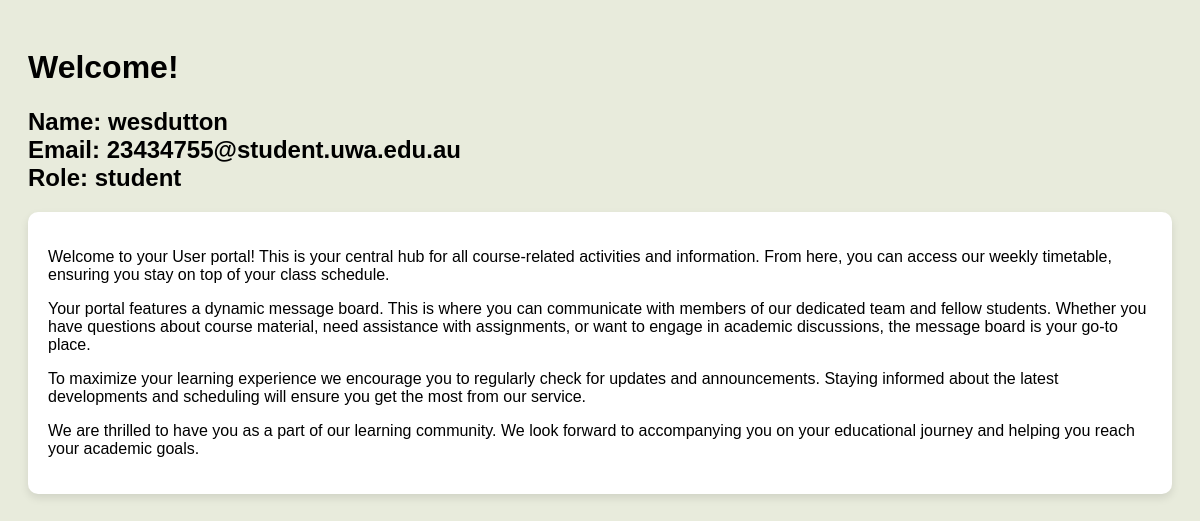
Page /profile (signed in) on the committed database.
### src/models.py (models this page shows)
class User(db.Model, UserMixin):
    id = db.Column(db.Integer, primary_key=True)
    username = db.Column(db.String(20), unique=True, nullable=False)
    password = db.Column(db.String(60), nullable=False)
    email = db.Column(db.String(120), unique=True, nullable=True)
    role = db.Column(db.String(20), nullable=False)
    email_verified = db.Column(db.Boolean, nullable=False, default=False)

### src/routes.py (the view)
@main.route('/profile')
@login_required
def profile():
    return render_template('profile.html', user=current_user)

### src/__init__.py (called while the page is built)
@login_manager.user_loader
def load_user(id):
    from src.models import User, Message
    return User.query.get(int(id))

### src/routes.py (called while the page is built)
@main.context_processor
def base():
    form = searchForm()
    return dict(form=form)

### src/templates/profile.html (shortened to what this page needs)
<!DOCTYPE html>
<html lang="en">
<head>
</head>
<body>
    <h1>Welcome!</h1>
    <h2>
        Name: {{ current_user.username }}<br>
        Email: {{ current_user.email }}<br>
        Role: {{ current_user.role }}
    </h2>
    <div class="content-box">
        <p>
            Welcome to your User portal! This is your central hub for all course-related activities and information. From here, you can access our weekly timetable, ensuring you stay on top of your class schedule.
        </p>
        <p>
            Your portal features a dynamic message board. This is where you can communicate with members of our dedicated team and fellow students. Whether you have questions about course material, need assistance with assignments, or want to engage in academic discussions, the message board is your go-to place.
        </p>
        <p>
            To maximize your learning experience we encourage you to regularly check for updates and announcements. Staying informed about the latest developments and scheduling will ensure you get the most from our service.
        </p>
        <p>
            We are thrilled to have you as a part of our learning community. We look forward to accompanying you on your educational journey and helping you reach your academic goals.
        </p>
    </div>
</body>
</html>

### src/templates/profile.html (style rules this page uses)
.content-box { background-color: white; padding: 20px; border-radius: 10px; box-shadow: 0 4px 8px rgba(0, 0, 0, 0.1); width: calc(100% - 40px); margin: 20px auto; }
body { background-color: #e8ebdc; font-family: Arial, sans-serif; padding: 20px; }

### rows in the picture
User: username "wesdutton", email "23434755@student.uwa.edu.au", role "student"
